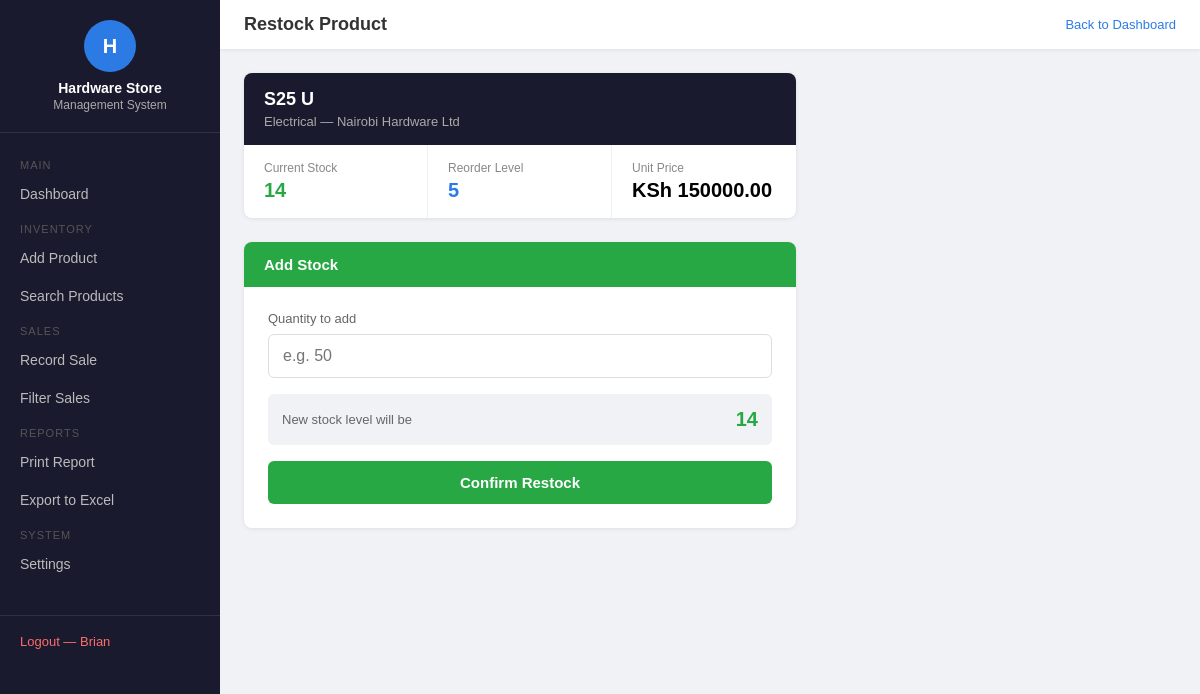
The app's page /restock/3/ (signed in), older data.
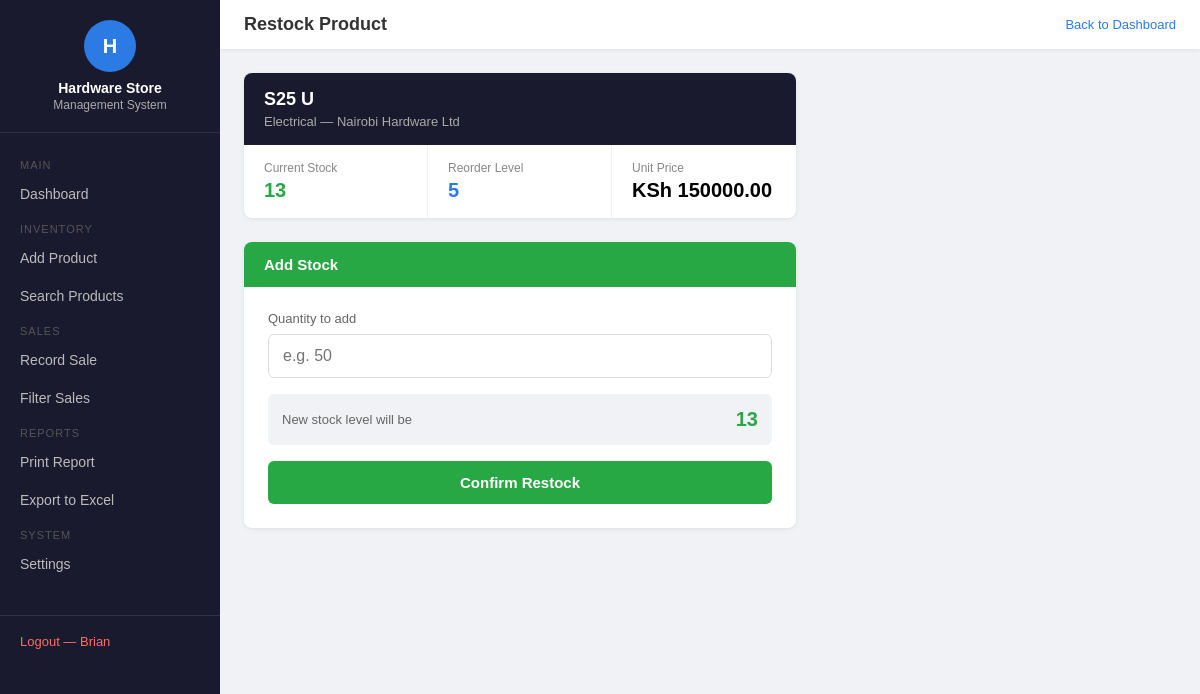
The same page, newer data.
### inventory/models.py (models this page shows, shortened)
class Product(models.Model):
    name = models.CharField(max_length=200)
    category = models.ForeignKey(Category, on_delete=models.SET_NULL, null=True)
    supplier = models.ForeignKey(Supplier, on_delete=models.SET_NULL, null=True)
    price = models.DecimalField(max_digits=10, decimal_places=2)
    stock_quantity = models.IntegerField()
    reorder_level = models.IntegerField(default=5)
    def is_low_stock(self):
        return self.stock_quantity <= self.reorder_level

class Category(models.Model):
    name = models.CharField(max_length=100)
    def __str__(self):
        return self.name

class Supplier(models.Model):
    name = models.CharField(max_length=200)
    phone = models.CharField(max_length=20)
    email = models.EmailField()
    def __str__(self):
        return self.name

### reports/views.py (the view, shortened to what this page needs)
# urls.py: path('restock/<int:product_id>/', views.restock_product, name='restock'),
@login_required
def restock_product(request, product_id):
    product = get_object_or_404(Product, id=product_id)
    return render(request, 'reports/restock.html', {'product': product})

### reports/templates/reports/restock.html (shortened to what this page needs)
<!DOCTYPE html>
<html>
<head>
</head>
<body>
<div class="sidebar">
    <div class="sidebar-logo">
        <div class="icon">H</div>
        <h2>Hardware Store</h2>
        <p>Management System</p>
    </div>
    <div class="sidebar-menu">
        <div class="menu-label">Main</div>
        <a href="/dashboard/" class="menu-item">Dashboard</a>
        <div class="menu-label">Inventory</div>
        <a href="/product/add/" class="menu-item">Add Product</a>
        <a href="/search/" class="menu-item">Search Products</a>
        <div class="menu-label">Sales</div>
        <a href="/sale/record/" class="menu-item">Record Sale</a>
        <a href="/sales/filter/" class="menu-item">Filter Sales</a>
        <div class="menu-label">Reports</div>
        <a href="/report/print/" class="menu-item">Print Report</a>
        <a href="/export/excel/" class="menu-item">Export to Excel</a>
        <div class="menu-label">System</div>
        <a href="/settings/" class="menu-item">Settings</a>
    </div>
    <div class="sidebar-footer">
        <a href="/accounts/logout/">Logout — {{ request.user.username }}</a>
    </div>
</div>
<div class="main">
    <div class="topbar">
        <h3>Restock Product</h3>
        <a href="/dashboard/" style="color:#2c7be5; text-decoration:none; font-size:13px;">Back to Dashboard</a>
    </div>
    <div class="content">
        <div class="product-card">
            <div class="product-card-header">
                <h3>{{ product.name }}</h3>
                <p>{{ product.category }} — {{ product.supplier }}</p>
            </div>
            <div class="product-info">
                <div class="info-item">
                    <div class="info-label">Current Stock</div>
                    <div class="info-value {% if product.is_low_stock %}red{% else %}green{% endif %}">
                        {{ product.stock_quantity }}
                    </div>
                </div>
                <div class="info-item">
                    <div class="info-label">Reorder Level</div>
                    <div class="info-value blue">{{ product.reorder_level }}</div>
                </div>
                <div class="info-item">
                    <div class="info-label">Unit Price</div>
                    <div class="info-value">KSh {{ product.price }}</div>
                </div>
            </div>
        </div>
        <div class="restock-card">
            <div class="restock-card-header">Add Stock</div>
            <div class="restock-card-body">
                <form method="POST" id="restock-form">
                    <label>Quantity to add</label>
                    <input type="number" name="quantity" id="qty-input" min="1" placeholder="e.g. 50" required oninput="updatePreview()">
                    <div class="new-stock-preview">
                        <span class="label">New stock level will be</span>
                        <span class="value" id="new-stock-preview">{{ product.stock_quantity }}</span>
                    </div>
                    <button type="submit">Confirm Restock</button>
                </form>
            </div>
        </div>
    </div>
</div>
</body>
</html>

Row changes from the older to the newer data that the page shows:
changed Product "Electrical": stock_quantity "14" → "13"
